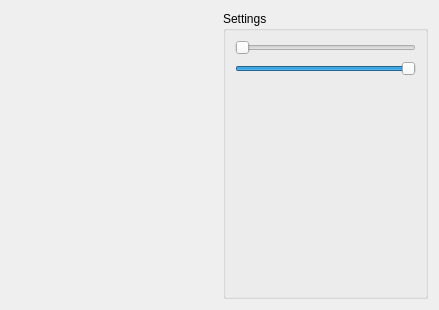
<?xml version="1.0" encoding="UTF-8"?>
<ui version="4.0">
 <class>SURFTestDlg</class>
 <widget class="QDialog" name="SURFTestDlg">
  <property name="geometry">
   <rect>
    <x>0</x>
    <y>0</y>
    <width>439</width>
    <height>310</height>
   </rect>
  </property>
  <property name="windowTitle">
   <string>Dialog</string>
  </property>
  <layout class="QGridLayout" name="gridLayout">
   <item row="0" column="0">
    <widget class="SURFTestWidget" name="m_SURFTestWidget" native="true">
     <property name="sizePolicy">
      <sizepolicy hsizetype="MinimumExpanding" vsizetype="Preferred">
       <horstretch>0</horstretch>
       <verstretch>0</verstretch>
      </sizepolicy>
     </property>
    </widget>
   </item>
   <item row="0" column="1">
    <widget class="QGroupBox" name="m_SettingsBox">
     <property name="title">
      <string>Settings</string>
     </property>
     <layout class="QVBoxLayout" name="verticalLayout">
      <item>
       <widget class="QSlider" name="m_MinScale">
        <property name="maximum">
         <number>200</number>
        </property>
        <property name="orientation">
         <enum>Qt::Horizontal</enum>
        </property>
       </widget>
      </item>
      <item>
       <widget class="QSlider" name="m_MaxScale">
        <property name="maximum">
         <number>200</number>
        </property>
        <property name="value">
         <number>200</number>
        </property>
        <property name="orientation">
         <enum>Qt::Horizontal</enum>
        </property>
       </widget>
      </item>
      <item>
       <spacer name="verticalSpacer">
        <property name="orientation">
         <enum>Qt::Vertical</enum>
        </property>
        <property name="sizeHint" stdset="0">
         <size>
          <width>20</width>
          <height>40</height>
         </size>
        </property>
       </spacer>
      </item>
     </layout>
    </widget>
   </item>
  </layout>
 </widget>
 <customwidgets>
  <customwidget>
   <class>SURFTestWidget</class>
   <extends>QWidget</extends>
   <header>SURFTestWidget.h</header>
   <container>1</container>
  </customwidget>
 </customwidgets>
 <resources/>
 <connections/>
</ui>
